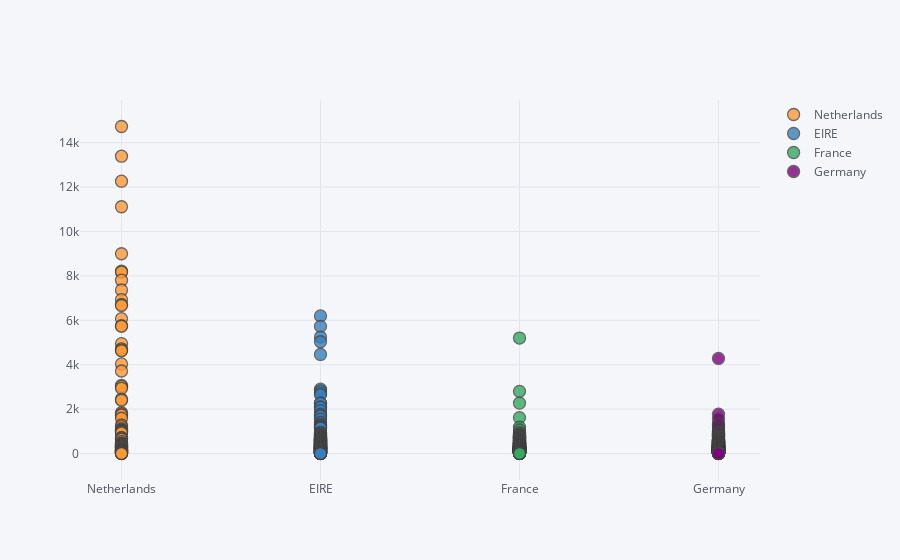

Here is the notebook cell this chart was saved with:
### Code cell
df_quantity.iplot(kind='histogram', mode='markers', x='Country', y='Quantity', categories='Country',
                 text='Country', showlegend=True)

### Figure 1 — Plotly figure (JSON) as saved in the notebook; plotly's stock layout.template omitted (floating-point values rounded to 4 significant figures; data arrays with more than 128 entries replaced by an {"elided": "..."} marker saying what was removed)
{"data": [{"marker": {"color": "rgba(255, 153, 51, 1.0)", "line": {"width": 1.3}, "opacity": 0.8, "size": 12, "symbol": "circle"}, "mode": "markers", "name": "Netherlands", "text": ["Netherlands", "Netherlands", "Netherlands", "Netherlands", "Netherlands", "Netherlands", "Netherlands", "Netherlands", "Netherlands", "Netherlands", "Netherlands", "Netherlands", "Netherlands", "Netherlands", "Netherlands", "Netherlands", "Netherlands", "Netherlands", "Netherlands", "Netherlands", "Netherlands", "Netherlands", "Netherlands", "Netherlands", "Netherlands", "Netherlands", "Netherlands", "Netherlands", "Netherlands", "Netherlands", "Netherlands", "Netherlands", "Netherlands", "Netherlands", "Netherlands", "Netherlands", "Netherlands", "Netherlands", "Netherlands", "Netherlands", "Netherlands", "Netherlands", "Netherlands", "Netherlands", "Netherlands", "Netherlands", "Netherlands", "Netherlands", "Netherlands", "Netherlands", "Netherlands", "Netherlands", "Netherlands", "Netherlands", "Netherlands", "Netherlands", "Netherlands", "Netherlands", "Netherlands", "Netherlands", "Netherlands", "Netherlands", "Netherlands", "Netherlands", "Netherlands", "Netherlands", "Netherlands", "Netherlands", "Netherlands", "Netherlands", "Netherlands", "Netherlands", "Netherlands", "Netherlands", "Netherlands", "Netherlands", "Netherlands", "Netherlands", "Netherlands", "Netherlands", "Netherlands", "Netherlands", "Netherlands", "Netherlands", "Netherlands", "Netherlands", "Netherlands", "Netherlands", "Netherlands", "Netherlands", "Netherlands", "Netherlands", "Netherlands"], "textfont": {"color": "#4D5663"}, "type": "scatter", "uid": "7329f83f-3806-4f47-a8c5-7137fcd32eab", "x": ["Netherlands", "Netherlands", "Netherlands", "Netherlands", "Netherlands", "Netherlands", "Netherlands", "Netherlands", "Netherlands", "Netherlands", "Netherlands", "Netherlands", "Netherlands", "Netherlands", "Netherlands", "Netherlands", "Netherlands", "Netherlands", "Netherlands", "Netherlands", "Netherlands", "Netherlands", "Netherlands", "Netherlands", "Netherlands", "Netherlands", "Netherlands", "Netherlands", "Netherlands", "Netherlands", "Netherlands", "Netherlands", "Netherlands", "Netherlands", "Netherlands", "Netherlands", "Netherlands", "Netherlands", "Netherlands", "Netherlands", "Netherlands", "Netherlands", "Netherlands", "Netherlands", "Netherlands", "Netherlands", "Netherlands", "Netherlands", "Netherlands", "Netherlands", "Netherlands", "Netherlands", "Netherlands", "Netherlands", "Netherlands", "Netherlands", "Netherlands", "Netherlands", "Netherlands", "Netherlands", "Netherlands", "Netherlands", "Netherlands", "Netherlands", "Netherlands", "Netherlands", "Netherlands", "Netherlands", "Netherlands", "Netherlands", "Netherlands", "Netherlands", "Netherlands", "Netherlands", "Netherlands", "Netherlands", "Netherlands", "Netherlands", "Netherlands", "Netherlands", "Netherlands", "Netherlands", "Netherlands", "Netherlands", "Netherlands", "Netherlands", "Netherlands", "Netherlands", "Netherlands", "Netherlands", "Netherlands", "Netherlands", "Netherlands"], "y": [14730, 13392, 12266, 11116, 8998, 8210, 8174, 7807, 7366, 6932, 6712, 6668, 6072, 5760, 5730, 4951, 4718, 4664, 4628, 4034, 3717, 3069, 3020, 2940, 2454, 2400, 1836, 1780, 1728, 1588, 1284, 1208, 1116, 1070, 1040, 1038, 1012, 992, 960, 924, 722, 700, 660, 636, 545, 480, 452, 426, 424, 408, 375, 372, 350, 332, 328, 312, 300, 288, 288, 275, 269, 216, 211, 200, 200, 169, 164, 152, 151, 146, 144, 140, 136, 126, 116, 111, 103, 96, 84, 72, 72, 64, 62, 61, 50, 45, 32, 32, 29, 15, 9, 3, 1]}, {"marker": {"color": "rgba(55, 128, 191, 1.0)", "line": {"width": 1.3}, "opacity": 0.8, "size": 12, "symbol": "circle"}, "mode": "markers", "name": "EIRE", "text": {"elided": "256 str values"}, "textfont": {"color": "#4D5663"}, "type": "scatter", "uid": "df87e55a-2529-4556-b064-b08272258f4f", "x": {"elided": "256 str values"}, "y": {"elided": "256 int values"}}, {"marker": {"color": "rgba(50, 171, 96, 1.0)", "line": {"width": 1.3}, "opacity": 0.8, "size": 12, "symbol": "circle"}, "mode": "markers", "name": "France", "text": {"elided": "379 str values"}, "textfont": {"color": "#4D5663"}, "type": "scatter", "uid": "93356c52-3805-44f3-94a0-3f0edaae40fc", "x": {"elided": "379 str values"}, "y": {"elided": "379 int values"}}, {"marker": {"color": "rgba(128, 0, 128, 1.0)", "line": {"width": 1.3}, "opacity": 0.8, "size": 12, "symbol": "circle"}, "mode": "markers", "name": "Germany", "text": {"elided": "443 str values"}, "textfont": {"color": "#4D5663"}, "type": "scatter", "uid": "cac18fa6-37ea-4377-b7dc-fa3e8ec6d4e0", "x": {"elided": "443 str values"}, "y": {"elided": "443 int values"}}], "layout": {"legend": {"bgcolor": "#F5F6F9", "font": {"color": "#4D5663"}}, "paper_bgcolor": "#F5F6F9", "plot_bgcolor": "#F5F6F9", "showlegend": true, "title": {"font": {"color": "#4D5663"}}, "xaxis": {"gridcolor": "#E1E5ED", "showgrid": true, "tickfont": {"color": "#4D5663"}, "title": {"font": {"color": "#4D5663"}, "text": ""}, "zerolinecolor": "#E1E5ED"}, "yaxis": {"gridcolor": "#E1E5ED", "showgrid": true, "tickfont": {"color": "#4D5663"}, "title": {"font": {"color": "#4D5663"}, "text": ""}, "zerolinecolor": "#E1E5ED"}}}
